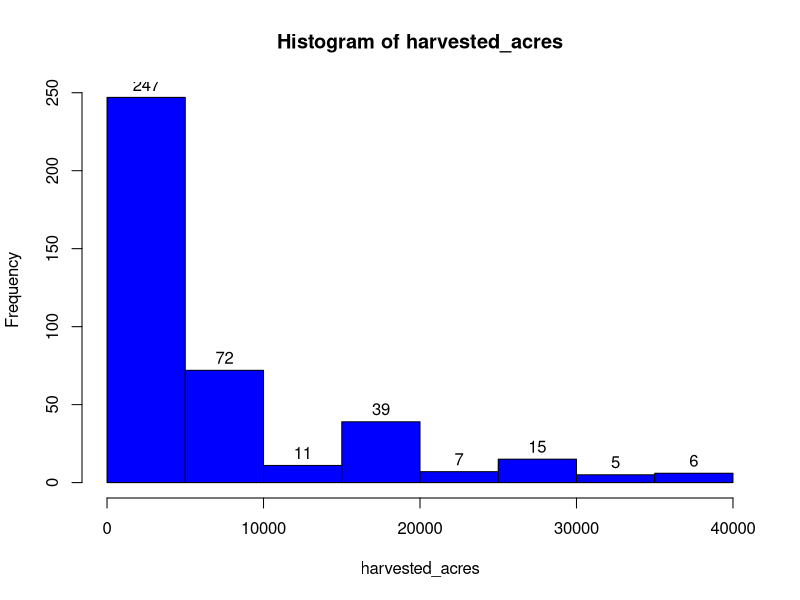
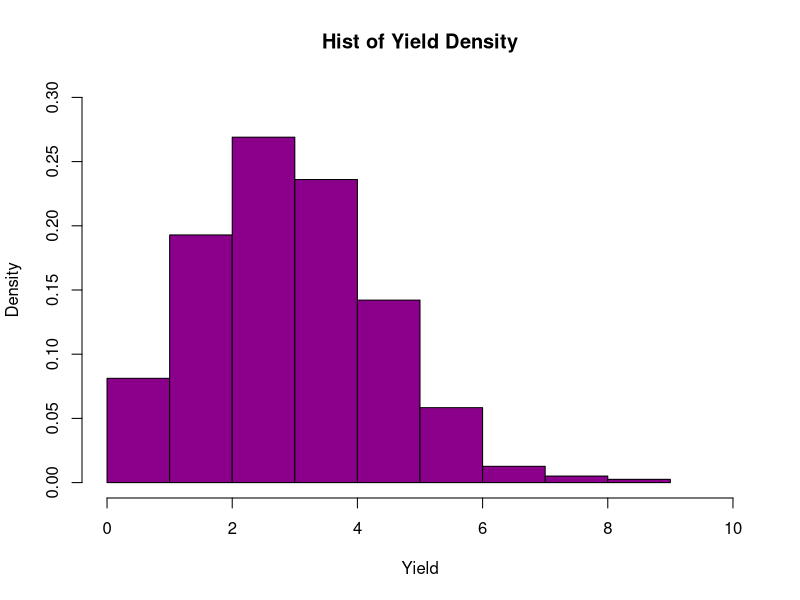

Reproduce these figures in R, in order. (Note: this script raises an error after producing the figures.)
## ---- chunk 1
# add packages you need for this assignment
library(ggplot2)
## ---- chunk 2
knitr::opts_chunk$set(echo = TRUE)
## ---- chunk 3
raw_data <- read.csv("cali_avocados.csv")
avocado_data <- data.frame(raw_data)
## ---- chunk 4
str(avocado_data)
summary(avocado_data)
## ---- chunk 5
which(is.na(avocado_data))
sum(is.na(avocado_data))
## ---- chunk 6
harvested_acres <- avocado_data$Harvested.Acres
h1 <- hist(harvested_acres, col = "blue")
text(h1$mids, h1$counts, labels = h1$counts, adj = c(0.5, -0.5))
## ---- chunk 7
hist(avocado_data$Yield, ylim = c(0, .3), main = "Hist of Yield Density",
xlab = "Yield", xlim = c(0, 10), 
col = "darkmagenta", freq = FALSE)
## ---- chunk 8
ggplot(avocado_data, aes(x = values, fill = group)) +
  geom_histogram(position = "identity", alpha = 0.2, bins = 50)
## ---- chunk 9
boxplot(Production ~ Year, data = avocado_data, col = "orange",
main = "Production of Avocados per Year", xlab = "Year", ylab =
"Produced Avocados")
## ---- chunk 10
price_mean <- mean(avocado_data$Price.P.U, na.rm = TRUE)
print(price_mean)
## ---- chunk 11
harvest_mean <- mean(avocado_data$Harvested.Acres, na.rm = TRUE)
small_harvest <- subset.data.frame(avocado_data, avocado_data$Harvested.Acres < harvest_mean)
small_harvest_price_mean <- mean(small_harvest$Price.P.U, na.rm = TRUE)
print(small_harvest_price_mean)
## ---- chunk 12
large_harvest <- subset.data.frame(avocado_data, avocado_data$Harvested.Acres > harvest_mean)
large_harvest_price_mean <- mean(large_harvest$Price.P.U, na.rm = TRUE)
print(large_harvest_price_mean)
## ---- chunk 13
t.test(x = avocado_data$Price.P.U, mu = small_harvest_price_mean)

t.test(x = avocado_data$Price.P.U, mu = large_harvest_price_mean)
## ---- chunk 14
plot(avocado_data$Harvested.Acres, avocado_data$Production)
## ---- chunk 15
acres_production_regression <- lm(Production ~ Harvested.Acres,
  data = avocado_data)
summary(acres_production_regression)
## ---- chunk 16
abline(acres_production_regression, col = "blue")
